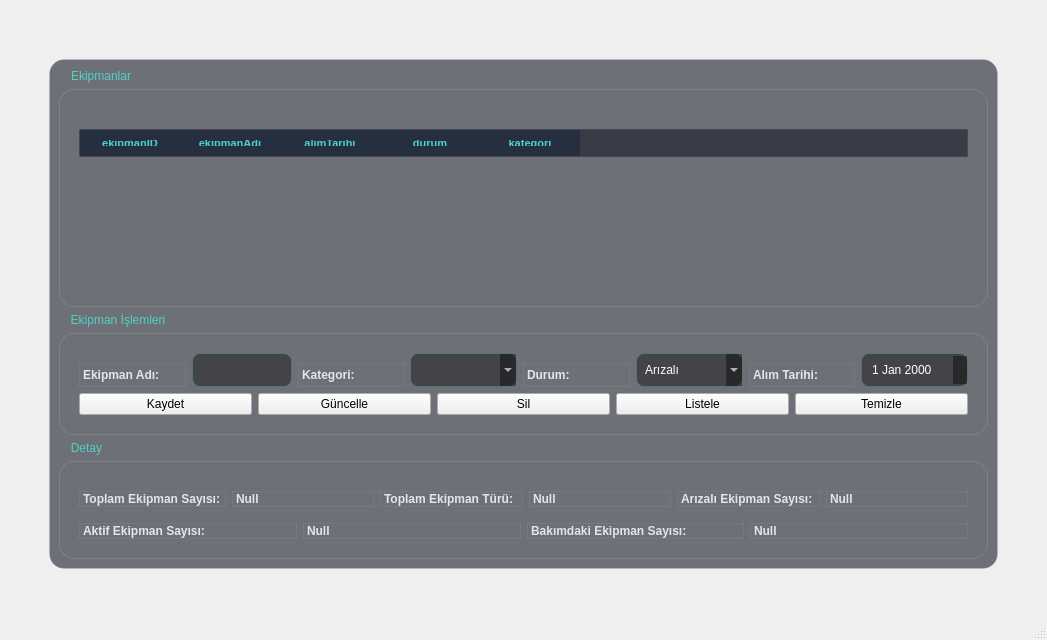
<?xml version="1.0" encoding="UTF-8"?>
<ui version="4.0">
 <class>MainWindow</class>
 <widget class="QMainWindow" name="MainWindow">
  <property name="geometry">
   <rect>
    <x>0</x>
    <y>0</y>
    <width>1047</width>
    <height>640</height>
   </rect>
  </property>
  <property name="windowTitle">
   <string>Ekipmanlar</string>
  </property>
  <property name="styleSheet">
   <string notr="true">QFrame, QGroupBox {
    background-color: rgba(20, 24, 35, 150); /* Yarı şeffaf koyu lacivert */
    border: 1px solid rgba(255, 255, 255, 15);
    border-radius: 15px;
    margin-top: 10px;
}

/* Başlık Yazıları */
QLabel {
    color: #E0E6ED;
    font-weight: 600;
    background: transparent;
}

/* Modern Input Alanları */
QLineEdit, QDateTimeEdit, QComboBox {
    background-color: rgba(0, 0, 0, 100);
    border: 1px solid rgba(79, 209, 197, 50); /* Hafif turkuaz kenarlık */
    border-radius: 8px;
    padding: 8px;
    color: white;
}

QLineEdit:focus {
    border: 1px solid #4FD1C5;
    background-color: rgba(0, 0, 0, 150);
}

/* Tablo Tasarımı (Transparan ve Temiz) */
QTableWidget {
    background-color: transparent;
    alternate-background-color: rgba(255, 255, 255, 5);
    border: none;
    gridline-color: rgba(255, 255, 255, 10);
}

QHeaderView::section {
    background-color: rgba(30, 41, 59, 180);
    color: #4FD1C5;
    padding: 10px;
    border: none;
    font-weight: bold;
    text-transform: uppercase;
    font-size: 11px;
}

/* Ana Aksiyon Butonu (Ödeme Al) */
QPushButton#btn_odeme_al {
    background: qlineargradient(x1:0, y1:0, x2:1, y2:0, stop:0 #4FD1C5, stop:1 #2C7A7B);
    color: #0F172A;
    font-weight: bold;
    border-radius: 10px;
    padding: 12px;
}

QPushButton#btn_odeme_al:hover {
    background: qlineargradient(x1:0, y1:0, x2:1, y2:0, stop:0 #64FFDA, stop:1 #4FD1C5);
}

/* İkincil Buton (Ara) */
QPushButton#btn_ara {
    background-color: rgba(79, 209, 197, 30);
    border: 1px solid #4FD1C5;
    color: #4FD1C5;
    border-radius: 8px;
}

QPushButton#btn_ara:hover {
    background-color: #4FD1C5;
    color: #0F172A;
}

/* Scrollbar (Zarif ve İnce) */
QScrollBar:vertical {
    border: none;
    background: transparent;
    width: 5px;
}

QScrollBar::handle:vertical {
    background: rgba(79, 209, 197, 80);
    border-radius: 2px;
}
QTableWidget QTableCornerButton::section {
    background-color: transparent;
    border: none;
}
QGroupBox {
    background-color: transparent; /* İçindeki siyahlığı tamamen kaldırır */
    border: 1px solid rgba(255, 255, 255, 30); /* İnce beyazımsı bir çerçeve */
    border-radius: 15px;
    margin-top: 20px; /* Başlık yazısının yerleşmesi için */
    padding: 10px;
}

QGroupBox::title {
    subcontrol-origin: margin;
    subcontrol-position: top left;
    padding: 0 10px;
    color: #4FD1C5; /* Başlık rengi (Turkuaz) */
    font-weight: bold;
}</string>
  </property>
  <widget class="QWidget" name="centralwidget">
   <layout class="QGridLayout" name="gridLayout">
    <item row="0" column="1">
     <spacer name="verticalSpacer">
      <property name="orientation">
       <enum>Qt::Orientation::Vertical</enum>
      </property>
      <property name="sizeType">
       <enum>QSizePolicy::Policy::Fixed</enum>
      </property>
      <property name="sizeHint" stdset="0">
       <size>
        <width>20</width>
        <height>40</height>
       </size>
      </property>
     </spacer>
    </item>
    <item row="1" column="1" rowspan="2">
     <widget class="QFrame" name="frame">
      <property name="frameShape">
       <enum>QFrame::Shape::StyledPanel</enum>
      </property>
      <property name="frameShadow">
       <enum>QFrame::Shadow::Raised</enum>
      </property>
      <layout class="QVBoxLayout" name="verticalLayout">
       <item>
        <widget class="QGroupBox" name="groupBox">
         <property name="minimumSize">
          <size>
           <width>0</width>
           <height>0</height>
          </size>
         </property>
         <property name="title">
          <string>Ekipmanlar</string>
         </property>
         <layout class="QGridLayout" name="gridLayout_2">
          <item row="0" column="0">
           <widget class="QTableWidget" name="tblEkipman">
            <column>
             <property name="text">
              <string>ekipmanID</string>
             </property>
            </column>
            <column>
             <property name="text">
              <string>ekipmanAdi</string>
             </property>
            </column>
            <column>
             <property name="text">
              <string>alimTarihi</string>
             </property>
            </column>
            <column>
             <property name="text">
              <string>durum</string>
             </property>
            </column>
            <column>
             <property name="text">
              <string>kategori</string>
             </property>
            </column>
           </widget>
          </item>
         </layout>
        </widget>
       </item>
       <item>
        <widget class="QGroupBox" name="groupBox_2">
         <property name="minimumSize">
          <size>
           <width>0</width>
           <height>0</height>
          </size>
         </property>
         <property name="title">
          <string>Ekipman İşlemleri</string>
         </property>
         <layout class="QGridLayout" name="gridLayout_3">
          <item row="0" column="0">
           <layout class="QHBoxLayout" name="horizontalLayout">
            <item>
             <widget class="QLabel" name="label">
              <property name="text">
               <string>Ekipman Adı:</string>
              </property>
             </widget>
            </item>
            <item>
             <widget class="QLineEdit" name="txt_ekipmanAd">
              <property name="maximumSize">
               <size>
                <width>100</width>
                <height>16777215</height>
               </size>
              </property>
             </widget>
            </item>
            <item>
             <widget class="QLabel" name="label_2">
              <property name="text">
               <string>Kategori:</string>
              </property>
             </widget>
            </item>
            <item>
             <widget class="QComboBox" name="cmb_kategori"/>
            </item>
            <item>
             <widget class="QLabel" name="label_4">
              <property name="text">
               <string>Durum:</string>
              </property>
             </widget>
            </item>
            <item>
             <widget class="QComboBox" name="cmb_durum">
              <item>
               <property name="text">
                <string>Arızalı</string>
               </property>
              </item>
              <item>
               <property name="text">
                <string>Aktif</string>
               </property>
              </item>
              <item>
               <property name="text">
                <string>Bakımda</string>
               </property>
              </item>
             </widget>
            </item>
            <item>
             <widget class="QLabel" name="label_5">
              <property name="text">
               <string>Alım Tarihi:</string>
              </property>
             </widget>
            </item>
            <item>
             <widget class="QDateEdit" name="date_alinmaTarih"/>
            </item>
           </layout>
          </item>
          <item row="1" column="0">
           <layout class="QHBoxLayout" name="horizontalLayout_2">
            <item>
             <widget class="QPushButton" name="btnKaydet">
              <property name="text">
               <string>Kaydet</string>
              </property>
             </widget>
            </item>
            <item>
             <widget class="QPushButton" name="btn_guncelle">
              <property name="text">
               <string>Güncelle</string>
              </property>
             </widget>
            </item>
            <item>
             <widget class="QPushButton" name="btn_sil">
              <property name="text">
               <string>Sil</string>
              </property>
             </widget>
            </item>
            <item>
             <widget class="QPushButton" name="btn_listele">
              <property name="text">
               <string>Listele</string>
              </property>
             </widget>
            </item>
            <item>
             <widget class="QPushButton" name="btn_temizle">
              <property name="text">
               <string>Temizle</string>
              </property>
             </widget>
            </item>
           </layout>
          </item>
         </layout>
        </widget>
       </item>
       <item>
        <widget class="QGroupBox" name="groupBox_3">
         <property name="minimumSize">
          <size>
           <width>0</width>
           <height>0</height>
          </size>
         </property>
         <property name="title">
          <string>Detay</string>
         </property>
         <layout class="QGridLayout" name="gridLayout_4">
          <item row="0" column="0">
           <layout class="QHBoxLayout" name="horizontalLayout_4">
            <item>
             <widget class="QLabel" name="label_6">
              <property name="text">
               <string>Toplam Ekipman Sayısı:</string>
              </property>
             </widget>
            </item>
            <item>
             <widget class="QLabel" name="lbl_toplamekipman">
              <property name="text">
               <string>Null</string>
              </property>
             </widget>
            </item>
            <item>
             <widget class="QLabel" name="label_13">
              <property name="text">
               <string>Toplam Ekipman Türü:</string>
              </property>
             </widget>
            </item>
            <item>
             <widget class="QLabel" name="lbl_ekipmanTuru">
              <property name="text">
               <string>Null</string>
              </property>
             </widget>
            </item>
            <item>
             <widget class="QLabel" name="label_15">
              <property name="text">
               <string>Arızalı Ekipman Sayısı:</string>
              </property>
             </widget>
            </item>
            <item>
             <widget class="QLabel" name="lbl_arizaliekipman">
              <property name="text">
               <string>Null</string>
              </property>
             </widget>
            </item>
           </layout>
          </item>
          <item row="1" column="0">
           <layout class="QHBoxLayout" name="horizontalLayout_3">
            <item>
             <widget class="QLabel" name="label_11">
              <property name="text">
               <string>Aktif Ekipman Sayısı:</string>
              </property>
             </widget>
            </item>
            <item>
             <widget class="QLabel" name="lbl_aktifekipman">
              <property name="text">
               <string>Null</string>
              </property>
             </widget>
            </item>
            <item>
             <widget class="QLabel" name="label_16">
              <property name="text">
               <string>Bakımdaki Ekipman Sayısı:</string>
              </property>
             </widget>
            </item>
            <item>
             <widget class="QLabel" name="lbl_bakimdaekipman">
              <property name="text">
               <string>Null</string>
              </property>
             </widget>
            </item>
           </layout>
          </item>
         </layout>
        </widget>
       </item>
      </layout>
     </widget>
    </item>
    <item row="1" column="0">
     <spacer name="horizontalSpacer_2">
      <property name="orientation">
       <enum>Qt::Orientation::Horizontal</enum>
      </property>
      <property name="sizeType">
       <enum>QSizePolicy::Policy::Fixed</enum>
      </property>
      <property name="sizeHint" stdset="0">
       <size>
        <width>40</width>
        <height>20</height>
       </size>
      </property>
     </spacer>
    </item>
    <item row="2" column="2">
     <spacer name="horizontalSpacer">
      <property name="orientation">
       <enum>Qt::Orientation::Horizontal</enum>
      </property>
      <property name="sizeType">
       <enum>QSizePolicy::Policy::Fixed</enum>
      </property>
      <property name="sizeHint" stdset="0">
       <size>
        <width>40</width>
        <height>20</height>
       </size>
      </property>
     </spacer>
    </item>
    <item row="3" column="1">
     <spacer name="verticalSpacer_2">
      <property name="orientation">
       <enum>Qt::Orientation::Vertical</enum>
      </property>
      <property name="sizeType">
       <enum>QSizePolicy::Policy::Fixed</enum>
      </property>
      <property name="sizeHint" stdset="0">
       <size>
        <width>20</width>
        <height>40</height>
       </size>
      </property>
     </spacer>
    </item>
   </layout>
  </widget>
  <widget class="QMenuBar" name="menubar">
   <property name="geometry">
    <rect>
     <x>0</x>
     <y>0</y>
     <width>1047</width>
     <height>25</height>
    </rect>
   </property>
  </widget>
  <widget class="QStatusBar" name="statusbar"/>
 </widget>
 <resources/>
 <connections/>
</ui>
